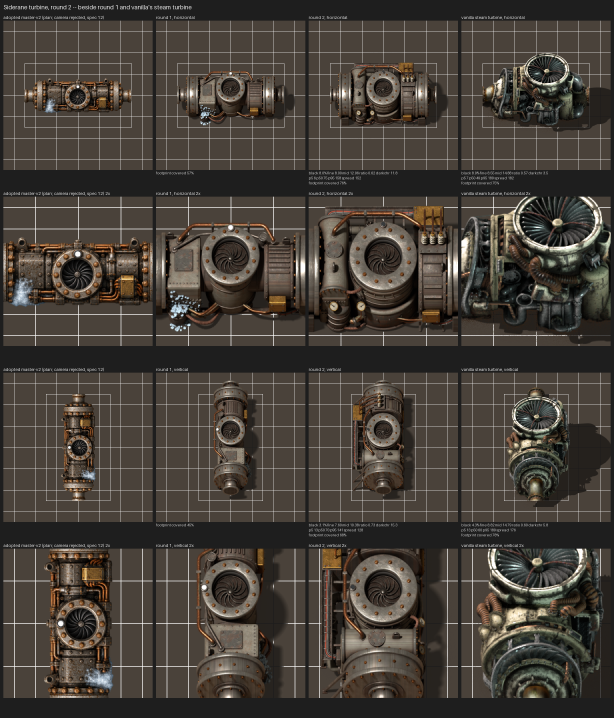
#> input picture concept/crust-turbine/model/compare-plates.png, 1842 x 2152 px (shown at 1/3 size)
$ python -i r3_sheets.py   (imports and definitions only)
#> lines starting #> are read from the running program, lines starting #| are printed output that depends on the picture
#!/usr/bin/env python3
"""Radiant Generator, round 3: variant sheets, GIFs, the porcelain comparison and the contact sheet.

  python3 r3_sheets.py <render-root> <ref-panel-dir> <out-dir>

<render-root>/<V>-hero, <V>-anim, <V>-reactor are r3_blockout.py's output for each variant
V (1, 2, 3); <ref-panel-dir> holds round-2/ref_sheet.py's working panels of the nuclear
reactor, fusion reactor and fusion generator. Writes into <out-dir>:

  <V>-<slug>.png        the variant: idle and working at 2x, key frames, 1x idle/working,
                        a 2x2 block, the stage-4 reactor block, the porcelain close-up,
                        the animation plan and every measurement
  <V>-<slug>-1x.gif     the working loop at game scale (64 px a tile)
  <V>-<slug>-2x.gif     the same at 2x
  porcelain.png         our masts' porcelain beside the Siderane turbine's round-2 bushings
  contact-sheet.png     the three working at game scale beside the nuclear reactor, fusion
                        reactor and fusion generator (working) and round 2's A and C
  measurements.json     every number on the sheets

Measured at game scale (the 2x renders halved): rise = tiles the opaque silhouette
(alpha > 200, so shadows excluded) reaches above the footprint's north edge; coverage =
share of the footprint's pixels it covers; blue = round 2's measure (pixels the light
changes, spill on metal included) and the emissive-only share (saturated bright blue).
Bloom stands in for the engine's light layer, as round 2.
"""
import json
import os
import sys
import textwrap

from PIL import Image, ImageChops, ImageDraw, ImageFilter, ImageFont, ImageSequence

ROOT, REFP, OUT = sys.argv[1], sys.argv[2], sys.argv[3]
HERE = os.path.dirname(os.path.abspath(__file__))
R2 = os.path.join(HERE, "..", "round-2")
TURBINE = os.path.expanduser("~/git/space-age-extended/.claude/worktrees/siderane-turbine-model/concept/"
                             "crust-turbine/model/compare-plates.png")
# [1 line not run here, left out]

PPT = 64
GROUND = (74, 66, 58, 255)
BG = (30, 30, 30, 255)
GRID = (255, 255, 255, 30)
FOOT = (255, 255, 255, 110)
TEXT = (225, 220, 210, 255)
SUB = (165, 160, 150, 255)
MARK = (120, 200, 255, 255)
# [1 line not run here, left out]


def font(size, bold=False):
    return ImageFont.truetype("/usr/share/fonts/truetype/dejavu/DejaVuSans%s.ttf" % ("-Bold" if bold else ""), size)


SPEED = 0.4          # all three: 48 frames at 0.4 = 2.0 s

PORCELAIN = ("Masts: brown-glazed long-rod insulators, 2.3-3 tiles tall, big and small sheds alternating, an "
             "aluminium grading ring and a copper electrode on an arm at the head; they stand alone, on the "
             "ground or the fin bed, and carry an arc. The turbine's (round 2) are short white terminal "
             "bushings in a row of three on a brass box, carrying cables. So: dark against white, tall "
             "against stubby, alone and ringed against grouped and capped, light-bearing against cable-"
             "bearing. Neither needs to change; if Liam wants the two further apart, the turbine keeps "
             "white and nothing else in the mod uses brown glaze.")

VARIANTS = {
    "1": dict(
        slug="the-gyre-spire", name="THE GYRE SPIRE",
        layout="The spire rises out of the Gyre's core. A bowl at the centre of a radial fin bed (5x5, round, no "
               "plinth); the emitter core sits in the bowl inside the counter-rotating bands; the caged column "
               "stands on the core, held by four stays; four porcelain masts on the fin bed at the diagonals "
               "arc to it. Magazine south, converter east, spent-cell rack SW, coolant tank SE, junctions NW, "
               "lagged run and breaker NE.",
        pitch="Read: a lighthouse with a lightning rod through it -- beams sweep the fins low, arcs climb the "
              "column high, one vertical axis. Fuel in: teal magazine on the south edge, two ports, a chute "
              "into the core; spent cells to the rack SW. Blue: core through the band gaps, beams on the fins, "
              "the column through its cage, corona ring at the cap, arcs. Signature: two motions on one axis "
              "-- the bands' counter-rotation at the foot, the arcs walking up and down the column above it. "
              "Finish: lead bands edged in copper, teal stripe, grey fins, brown-glazed porcelain, lagged runs.",
        blue_rule="\"The light is the emitter core and the column standing on it: seen through the gaps of the "
                  "turning bands at its foot, as beams that sweep the radiator bed, between the bars of the "
                  "column's cage, and as arcs from the masts to the column. No other part glows.\"",
        plan=["structure (animation layer 1): 48 frames, animation_speed 0.4 (2.0 s). Moving parts only -- "
              "bands and gimbal, a crop round the core about 2.6 x 2.0 tiles; inner band +90 deg a loop, "
              "outer -60, gimbal +120 (4/6/3-fold, seamless)",
              "glow (draw_as_glow, same Animation): core, column bands climbing 2 a loop, corona, arcs; 48 "
              "frames, crop about 3.4 x 5 tiles (masts to column). Arcs drawn fresh each frame",
              "base: 1 frame repeated (repeat_count 48), the shadow 1 frame",
              "idle_animation: the same layers, 48 frames of one parked pose, no glow layer",
              "perceived_performance scales animation speed only: bands turn and arcs crawl faster under "
              "load; brightness does not scale (no working_visualisations on a burner-generator)",
              "the engine swaps idle for working at once: no start-up sequence"],
        reactor="Radiant Reactor 7x7 (block of four shown): each a bigger Gyre Spire with its own four masts; "
                "neighbours link by arcs jumping spire-top to spire-top across the gap, and a lit ground "
                "duct between their fin beds. The bonus shows as light crossing between buildings.",
        block_note="Square and symmetric bar the dressing: one plate serves four directions if the magazine "
                   "and converter are allowed to rotate with it."),
    "2": dict(
        slug="the-banded-spire", name="THE BANDED SPIRE",
        layout="The Gyre's bands become the Spire's cage. The Reaction Plant's banded drum (teal ring, slot "
               "ring) on a radial fin bed; on it a column caged by four tiers of shield rings, three plates "
               "each, the tiers turning in alternate directions; three porcelain masts (30/150/270 deg, none "
               "due north) arc into the gaps between tiers. Magazine SSE, converter east, rack SW, tank SE, "
               "junctions NW, lagged run and breaker NE.",
        pitch="Read: a tower that spins in layers -- the light breaks out through a lattice of gaps that "
              "opens and closes as the tiers pass each other, and the arcs step from gap to gap. Fuel in: "
              "teal magazine SSE, a chute up into the drum. Blue: the column through the moving lattice, slot "
              "ring round the drum, corona, arcs. Signature: the alternating tiers (the most mechanical motion "
              "of the three). Finish: the Reaction Plant's drum and teal ring, lead/collar tiers edged in "
              "copper, brown-glazed porcelain with lagged feeds.",
        blue_rule="\"The light is the column, seen through the gaps between the turning tiers of its cage, "
                  "the ring of slots round the drum, and the arcs from the masts into the cage. No other part "
                  "glows.\"",
        plan=["structure: 48 frames, animation_speed 0.4 (2.0 s); each tier +/-120 deg a loop (3-fold, "
              "seamless); crop about 1.4 x 4.5 tiles -- the narrowest moving crop of the three",
              "glow: column bands (2 climbs a loop), lattice leaks, slots, corona, arcs; 48 frames; crop about "
              "3.8 x 5 tiles",
              "base: 1 frame repeated; idle_animation: tiers parked out of step, dark",
              "perceived_performance: tiers turn and arcs step faster under load",
              "a cheap variant: the moving crop is tall and thin"],
        reactor="Radiant Reactor 7x7, five tiers: the masts move to the shared edges -- one mast stands on "
                "each edge between two reactors and arcs into both; outer edges keep a mast of their own. "
                "The bonus shows as shared masts: a lone reactor has fewer.",
        block_note="Three masts break the symmetry: one plate, rotations not needed (masts are dressing)."),
    "3": dict(
        slug="the-crown", name="THE CROWN",
        layout="Masts at the corners arcing inward. The Gyre whole and low at the centre (bowl, core, "
               "counter-rotating bands, four pylons and crown bearing), a short caged needle on the crown with "
               "a grading-ringed terminal; four porcelain masts at the corners lean in 20 deg and arc onto the "
               "needle -- the spire is drawn in light. Fin bed broken N/S/E/W for magazine S, converter E, tank "
               "W, junction and lagged run N.",
        pitch="Read: a crown of lightning over a lighthouse -- four arcs meet over the core, a tent of light "
              "taller than any metal on it. Fuel in: teal magazine south, a chute into the core. Blue: the "
              "core through the bands, beams on the fins, the needle, arcs. Signature: four arcs converging "
              "and wandering on the needle while the bands turn below. Finish: the Gyre's lead and copper, "
              "four big brown-glazed masts framing the corners (breaks the square: the silhouette is a star).",
        blue_rule="\"The light is the emitter core, seen through the gaps of its turning bands and as beams on "
                  "the radiator bed, the needle over it, and the arcs from the corner masts to the needle. No "
                  "other part glows.\"",
        plan=["structure: 48 frames, animation_speed 0.4 (2.0 s); bands and gimbal as the Gyre; crop about 2.0 x "
              "2.2 tiles",
              "glow: core pulse, needle, arcs; 48 frames; crop nearly the whole sprite (corner to corner), "
              "about 4.4 x 4.2 tiles -- the arcs make the glow sheet the largest of the three",
              "base: 1 frame repeated; idle_animation: bands parked, needle and core dark, no arcs",
              "perceived_performance: bands and arcs faster under load",
              "lowest metal of the three: the tallest thing is a mast head, so the rise is the smallest"],
        reactor="Radiant Reactor 7x7: where four reactors meet, their inner corner masts become one shared "
                "mast, taller, arcing into all four needles; edges between two reactors carry a lit ground "
                "duct. A block reads as a lattice of light; a lone reactor has four masts of its own.",
        block_note="Corner masts sit inside the footprint, so generators pack edge to edge; in a block the "
                   "masts of four neighbours stand in a cluster at each shared corner."),
}


# ---------------------------------------------------------------- helpers (round 2's)

def info(v, mode):
#> further down, picture is the input picture: PIL image 1842x2152 RGB; mean R, G, B 69.8, 63.4, 56.4
    return json.load(open(f"{ROOT}/{v}-{mode}/info.json"))


# [5 lines left out: function load, not called in this run]


def bloom(rgb, scale=1.0):
#> called with scale = 1
    r, g, b = rgb.convert("RGB").split()
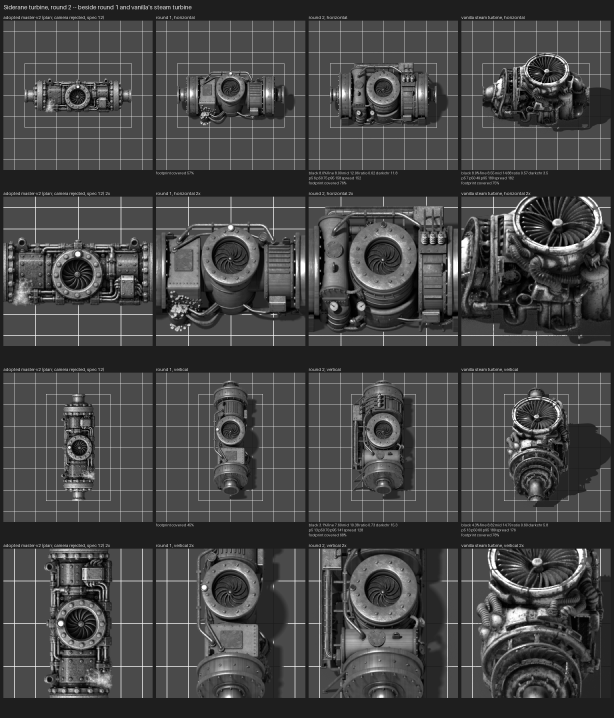
#> r: PIL image 1842x2152 L (shown at 1/3 size); min 0, max 255, mean 69.8
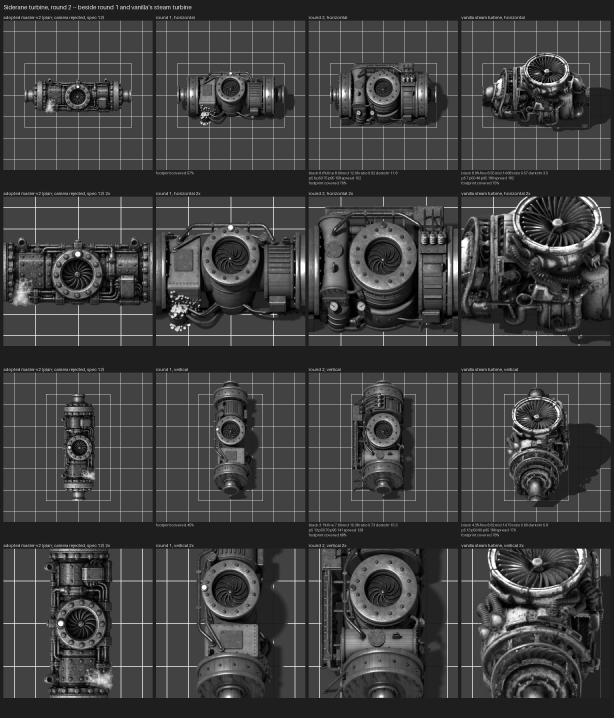
#> g: PIL image 1842x2152 L (shown at 1/3 size); min 0, max 255, mean 63.4
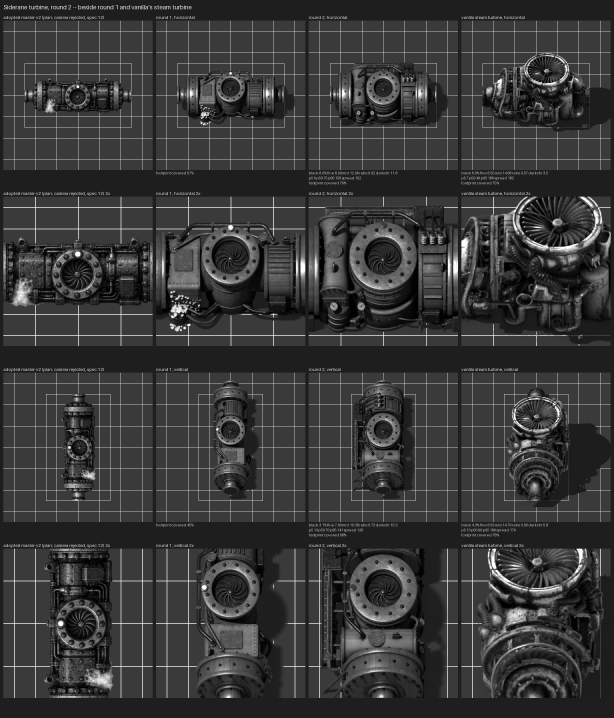
#> b: PIL image 1842x2152 L (shown at 1/3 size); min 0, max 255, mean 56.4
    hot = ImageChops.subtract(b, r)
    m = Image.eval(hot, lambda v: 0 if v < 60 else min(255, (v - 60) * 3))
#> m: PIL image 1842x2152 L; every value is 0
    bright = Image.eval(b, lambda v: 0 if v < 150 else min(255, (v - 150) * 3))
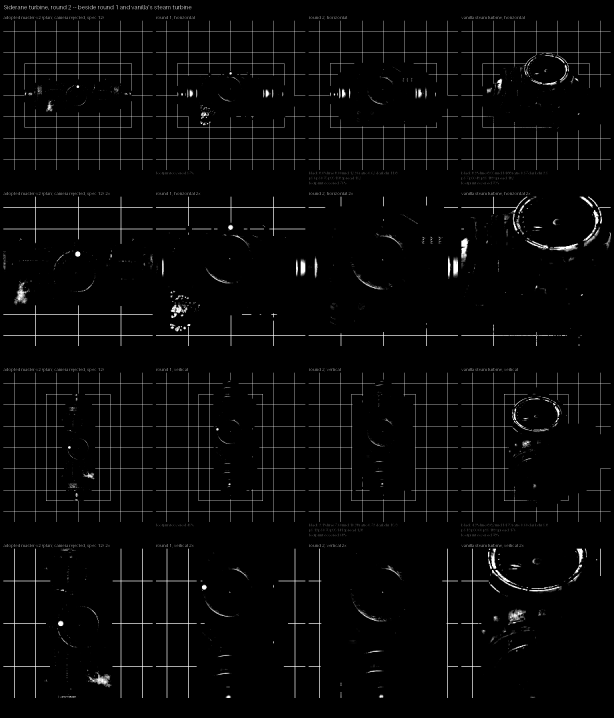
#> bright: PIL image 1842x2152 L (shown at 1/3 size); min 0, max 255, mean 6.5
    m = ImageChops.multiply(m, bright)
    src = Image.composite(rgb.convert("RGB"), Image.new("RGB", rgb.size), m)
#> src: PIL image 1842x2152 RGB; every value is 0
    near = src.filter(ImageFilter.GaussianBlur(3 * scale))
    far = src.filter(ImageFilter.GaussianBlur(9 * scale))
    out = ImageChops.add(rgb.convert("RGB"), Image.eval(near, lambda v: int(v * 0.55)))
    out = ImageChops.add(out, Image.eval(far, lambda v: int(v * 0.45)))
    return out.convert("RGBA")


# [39 lines left out: functions ground, paste, panel, not called in this run]


def label(img, xy, text, size=12, fill=TEXT, bold=False):
    ImageDraw.Draw(img).text(xy, text, font=font(size, bold), fill=fill)


def row(panels, labels, gap=12, top=20):
    W = sum(p.width for p in panels) + gap * (len(panels) + 1)
    H = max(p.height for p in panels) + top + gap
    out = Image.new("RGBA", (W, H), BG)
    x = gap
    for p, t in zip(panels, labels):
        out.alpha_composite(p, (x, top))
        label(out, (x + 2, 3), t, 12, SUB)
        x += p.width + gap
    return out


# [28 lines left out: functions stack_v, text_block, not called in this run]


def solid(im):
    return im.split()[3].point(lambda v: 255 if v > 200 else 0)


# [53 lines left out: functions lit_fraction, emissive_fraction, rise_and_cover, gif, mark_rise, not called in this run]


# ---------------------------------------------------------------- per variant

# [1 line that did not run here, left out]
contact = []
# [90 lines not run here, left out]
# [1 line that did not run here, left out]
ours = []
# [3 lines not run here, left out]
# [1 line that did not run here, left out]
ppt2 = 128
# [1 line that did not run here, left out]
# variant 1's south-west mast at 2x
# [1 line that did not run here, left out]
# [1 line that did not run here, left out]
# [1 line not run here, left out]
# [1 line that did not run here, left out]
# [1 line that did not run here, left out]
# [1 line that did not run here, left out]
# [1 line that did not run here, left out]
# [1 line not run here, left out]
# [2 lines that did not run here, left out]
# [1 line that did not run here, left out]
# [1 line that did not run here, left out]
# [2 lines not run here, left out]

# ---------------------------------------------------------------- contact sheet

def gif_frame0(path):
    return next(ImageSequence.Iterator(Image.open(path))).convert("RGBA")


# [7 lines not run here, left out]
# [1 line that did not run here, left out]
# [2 lines that did not run here, left out]
half = [(f"{n[0]}: reactor block, 4 x 7x7 -- HALF scale", r.resize((r.width // 2, r.height // 2), Image.LANCZOS))
        for n, _, r in contact]
# [1 line that did not run here, left out]
# [1 line that did not run here, left out]
# [1 line that did not run here, left out]
# [7 lines not run here, left out]

>>> from PIL import Image
>>> picture = Image.open('../../../crust-turbine/model/compare-plates.png')
>>> result = bloom(picture)

$ run again, on concept/crust-turbine/model/blockout.png
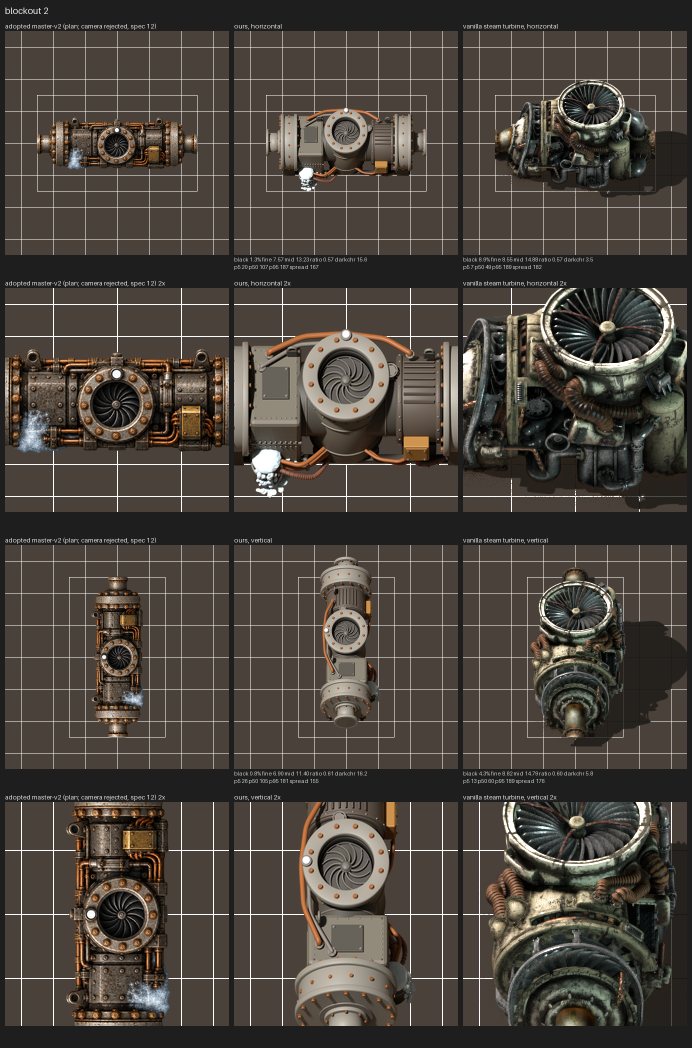
#> input picture concept/crust-turbine/model/blockout.png, 1384 x 2096 px (shown at 1/2 size)
#> picture is the input picture: PIL image 1384x2096 RGB; mean R, G, B 73.8, 67.6, 60.3
#> in bloom, `r, g, b = rgb.convert("RGB").split()`:
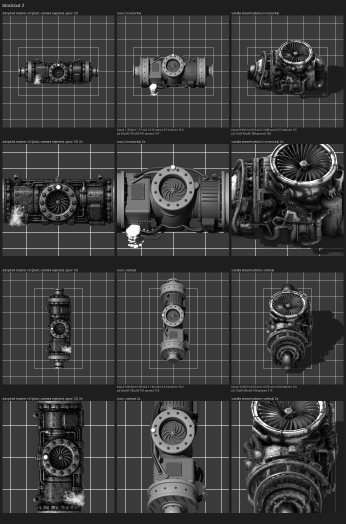
#> b: PIL image 1384x2096 L (shown at 1/4 size); min 0, max 255, mean 60.3
#> m: PIL image 1384x2096 L; every value is 0
#> in bloom, `bright = Image.eval(b, lambda v: 0 if v < 150 else min(255, (v - 150) ..`:
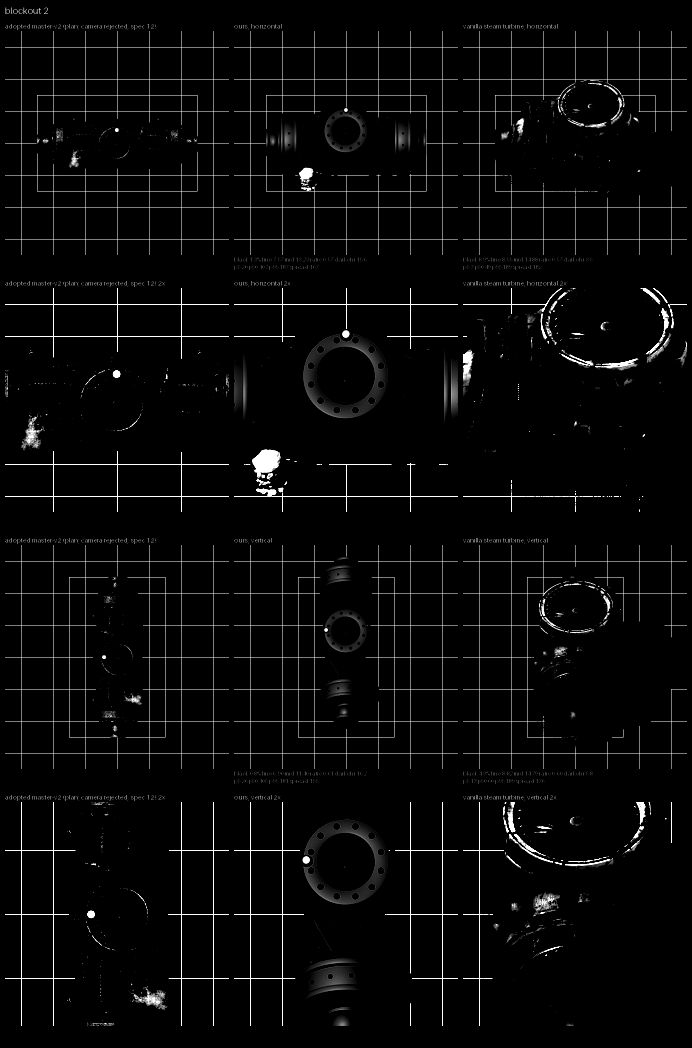
#> bright: PIL image 1384x2096 L (shown at 1/2 size); min 0, max 255, mean 7.8
#> src: PIL image 1384x2096 RGB; every value is 0
